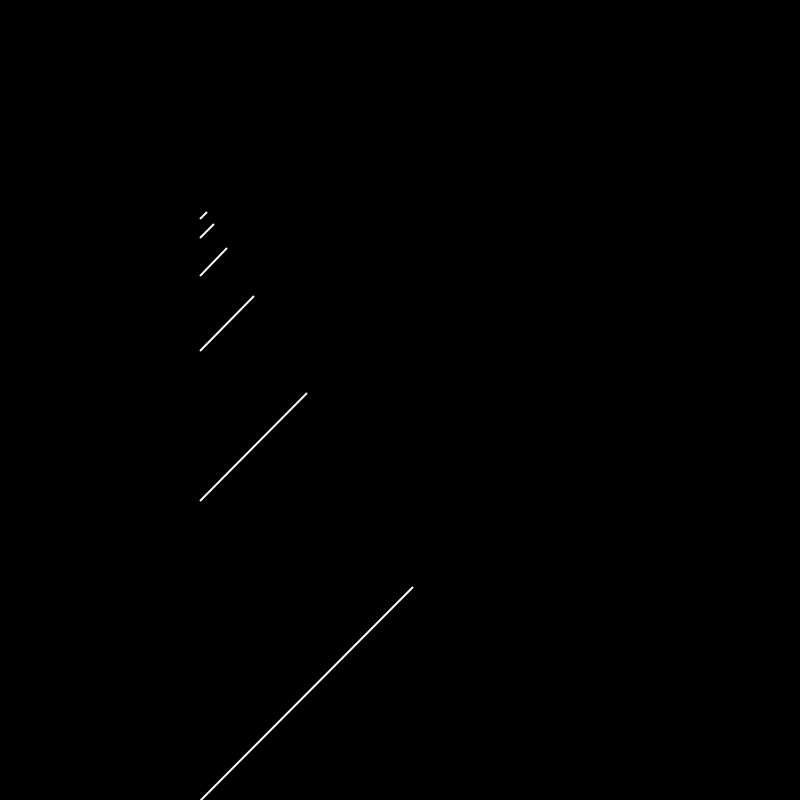
Frame 1 (no input)
Frame 60 (the mouse pressed at the canvas centre just before this capture): identical to frame 1, image omitted
Frame 120 (the mouse held since frame 60 and released just before this capture): identical to frame 1, image omitted

The Processing sketch that drew this single still picture (run headless with seeded random() and noise(); from frame 60 on, the mouse is pressed at the canvas centre):

// Processing sketch: FractalTrees
// ── FractalTrees.pde
void setup() {
  size(800, 800);
}

void draw() {
  background(0);
  drawLine(width/4, height, 300);
}

void drawLine(float x, float y, float len) {
  if (len > 5) {
    stroke(255);
    strokeWeight(2);
    pushMatrix();
    translate(x, y);
    rotate(PI/4);
    line(0, 0, 0, -len);
    popMatrix();
    drawLine(x, y-len, len/2);
  }
}
